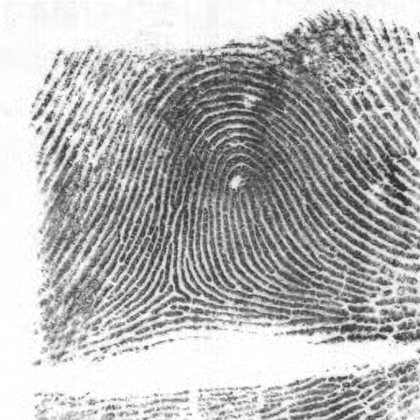
%> input picture SegmentationFinal/FingerPrintEnhancement/finger.png, 420 x 420 px, shrunk from 512 x 512 before the run
$ octave --eval "result = testfin;"   (GNU Octave 9; MATLAB toolbox functions it lacks are replaced by stand-ins)
%> lines starting %> are read from the running program, lines starting %| are printed output that depends on the picture; in (x1, y1, x2, y2) boxes, pixels count from 0 and x2, y2 are one past the last pixel; in counts of white or black regions, pixels touching at a corner belong together; the program's own positions count from 1
%> in testfin, im is the input picture: size 420x420 uint8; min 33, max 255, mean 180.7
### SegmentationFinal/FingerPrintEnhancement/normalise.m
% NORMALISE - Normalises image values to 0-1, or to desired mean and variance
%
% Usage:
%             n = normalise(im)
%
% Offsets and rescales image so that the minimum value is 0
% and the maximum value is 1.  Result is returned in n.  If the image is
% colour the image is converted to HSV and the value/intensity component
% is normalised to 0-1 before being converted back to RGB.
%
%
%             n = normalise(im, reqmean, reqvar)
%
% Arguments:  im      - A grey-level input image.
%             reqmean - The required mean value of the image.
%             reqvar  - The required variance of the image.
%
% Offsets and rescales image so that it has mean reqmean and variance
% reqvar.  Colour images cannot be normalised in this manner.

% Copyright (c) 1996-2005 Peter Kovesi
% School of Computer Science & Software Engineering
% The University of Western Australia
% http://www.csse.uwa.edu.au/
%
% Permission is hereby granted, free of charge, to any person obtaining a copy
% of this software and associated documentation files (the "Software"), to deal
% in the Software without restriction, subject to the following conditions:
%
% The above copyright notice and this permission notice shall be included in
% all copies or substantial portions of the Software.
%
% The Software is provided "as is", without warranty of any kind.

% January 2005 - modified to allow desired mean and variance


function n = normalise(im, reqmean, reqvar)
%> called with reqmean = 0, reqvar = 1

    if ~(nargin == 1 | nargin == 3)
       error('No of arguments must be 1 or 3');
    end

    if nargin == 1   % Normalise 0 - 1
	if ndims(im) == 3         % Assume colour image
	    hsv = rgb2hsv(im);
	    v = hsv(:,:,3);
	    v = v - min(v(:));    % Just normalise value component
	    v = v/max(v(:));
	    hsv(:,:,3) = v;
	    n = hsv2rgb(hsv);
	else                      % Assume greyscale
	    if ~isa(im,'double'), im = double(im); end
	    n = im - min(im(:));
	    n = n/max(n(:));
	end

    else  % Normalise to desired mean and variance

	if ndims(im) == 3         % colour image?
	    error('cannot normalise colour image to desired mean and variance');
	end

	if ~isa(im,'double'), im = double(im); end
	im = im - mean(im(:));
	im = im/std(im(:));      % Zero mean, unit std dev

	n = reqmean + im*sqrt(reqvar);
    end


### SegmentationFinal/FingerPrintEnhancement/ridgesegment.m
% RIDGESEGMENT - Normalises fingerprint image and segments ridge region
%
% Function identifies ridge regions of a fingerprint image and returns a
% mask identifying this region.  It also normalises the intesity values of
% the image so that the ridge regions have zero mean, unit standard
% deviation.
%
% This function breaks the image up into blocks of size blksze x blksze and
% evaluates the standard deviation in each region.  If the standard
% deviation is above the threshold it is deemed part of the fingerprint.
% Note that the image is normalised to have zero mean, unit standard
% deviation prior to performing this process so that the threshold you
% specify is relative to a unit standard deviation.
%
% Usage:   [normim, mask, maskind] = ridgesegment(im, blksze, thresh)
%
% Arguments:   im     - Fingerprint image to be segmented.
%              blksze - Block size over which the the standard
%                       deviation is determined (try a value of 16).
%              thresh - Threshold of standard deviation to decide if a
%                       block is a ridge region (Try a value 0.1 - 0.2)
%
% Returns:     normim - Image where the ridge regions are renormalised to
%                       have zero mean, unit standard deviation.
%              mask   - Mask indicating ridge-like regions of the image,
%                       0 for non ridge regions, 1 for ridge regions.
%              maskind - Vector of indices of locations within the mask.
%
% Suggested values for a 500dpi fingerprint image:
%
%   [normim, mask, maskind] = ridgesegment(im, 16, 0.1)
%
% See also: RIDGEORIENT, RIDGEFREQ, RIDGEFILTER

% Peter Kovesi
% School of Computer Science & Software Engineering
% The University of Western Australia
% pk at csse uwa edu au
% http://www.csse.uwa.edu.au/~pk
%
% January 2005


function [normim, mask, maskind] = ridgesegment(im, blksze, thresh)

    im = normalise(im,0,1);  % normalise to have zero mean, unit std dev

    fun = inline('std(x(:))*ones(size(x))');

    stddevim = blkproc(im, [blksze blksze], fun);

    mask = stddevim > thresh;
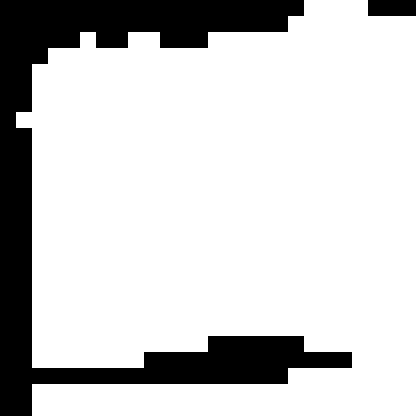
%> mask: size 420x420 logical; 81% white; 2 black regions, box (x1, y1, x2, y2) and area: (0, 0, 352, 416) 32768, (368, 0, 416, 16) 768
    maskind = find(mask);
%> maskind = 142864 values from 417 to 176400

    % Renormalise image so that the *ridge regions* have zero mean, unit
    % standard deviation.
    im = im - mean(im(maskind));
    normim = im/std(im(maskind));

### SegmentationFinal/FingerPrintEnhancement/ridgeorient.m
% RIDGEORIENT - Estimates the local orientation of ridges in a fingerprint
%
% Usage:  [orientim, reliability, coherence] = ridgeorientation(im, gradientsigma,...
%                                             blocksigma, ...
%                                             orientsmoothsigma)
%
% Arguments:  im                - A normalised input image.
%             gradientsigma     - Sigma of the derivative of Gaussian
%                                 used to compute image gradients.
%             blocksigma        - Sigma of the Gaussian weighting used to
%                                 sum the gradient moments.
%             orientsmoothsigma - Sigma of the Gaussian used to smooth
%                                 the final orientation vector field.
%                                 Optional: if ommitted it defaults to 0
%
% Returns:    orientim          - The orientation image in radians.
%                                 Orientation values are +ve clockwise
%                                 and give the direction *along* the
%                                 ridges.
%             reliability       - Measure of the reliability of the
%                                 orientation measure.  This is a value
%                                 between 0 and 1. I think a value above
%                                 about 0.5 can be considered 'reliable'.
%                                 reliability = 1 - Imin./(Imax+.001);
%             coherence         - A measure of the degree to which the local
%                                 area is oriented.
%                                 coherence = ((Imax-Imin)./(Imax+Imin)).^2;
%
% With a fingerprint image at a 'standard' resolution of 500dpi suggested
% parameter values might be:
%
%    [orientim, reliability] = ridgeorient(im, 1, 3, 3);
%
% See also: RIDGESEGMENT, RIDGEFREQ, RIDGEFILTER

% May 2003      Original version by Raymond Thai,
% January 2005  Reworked by Peter Kovesi
% October 2011  Added coherence computation and orientsmoothsigma made optional
%
% School of Computer Science & Software Engineering
% The University of Western Australia
% pk at csse uwa edu au
% http://www.csse.uwa.edu.au/~pk


function [orientim, reliability, coherence] = ...
             ridgeorient(im, gradientsigma, blocksigma, orientsmoothsigma)
%> called with gradientsigma = 1, blocksigma = 5, orientsmoothsigma = 5

    if ~exist('orientsmoothsigma', 'var'), orientsmoothsigma = 0; end
    [rows,cols] = size(im);

    % Calculate image gradients.
    sze = fix(6*gradientsigma);   if ~mod(sze,2); sze = sze+1; end
    f = fspecial('gaussian', sze, gradientsigma); % Generate Gaussian filter.
    [fx,fy] = gradient(f);                        % Gradient of Gausian.

    Gx = filter2(fx, im); % Gradient of the image in x
    Gy = filter2(fy, im); % ... and y

    % Estimate the local ridge orientation at each point by finding the
    % principal axis of variation in the image gradients.

    Gxx = Gx.^2;       % Covariance data for the image gradients
    Gxy = Gx.*Gy;
    Gyy = Gy.^2;

    % Now smooth the covariance data to perform a weighted summation of the
    % data.
    sze = fix(6*blocksigma);   if ~mod(sze,2); sze = sze+1; end
    f = fspecial('gaussian', sze, blocksigma);
    Gxx = filter2(f, Gxx);
    Gxy = 2*filter2(f, Gxy);
    Gyy = filter2(f, Gyy);

    % Analytic solution of principal direction
    denom = sqrt(Gxy.^2 + (Gxx - Gyy).^2) + eps;
    sin2theta = Gxy./denom;            % Sine and cosine of doubled angles
    cos2theta = (Gxx-Gyy)./denom;

    if orientsmoothsigma
        sze = fix(6*orientsmoothsigma);   if ~mod(sze,2); sze = sze+1; end
        f = fspecial('gaussian', sze, orientsmoothsigma);
        cos2theta = filter2(f, cos2theta); % Smoothed sine and cosine of
        sin2theta = filter2(f, sin2theta); % doubled angles
    end

    orientim = pi/2 + atan2(sin2theta,cos2theta)/2;
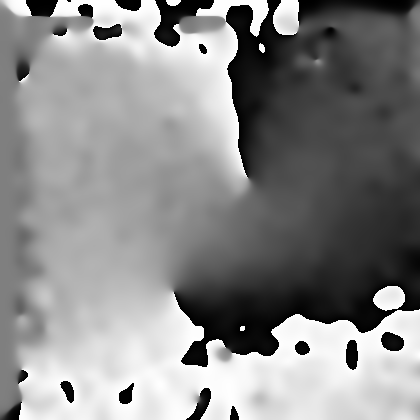
%> orientim: size 420x420 double; min 1.16e-07, max 3.14, mean 1.69; drawn with min black and max white

    % Calculate 'reliability' of orientation data.  Here we calculate the area
    % moment about the orientation axis found (this will be the minimum moment)
    % and an axis perpendicular (which will be the maximum moment).  The
    % reliability measure is given by 1.0-min_moment/max_moment.  The reasoning
    % being that if the ratio of the minimum to maximum moments is close to one
    % we have little orientation information.

    Imin = (Gyy+Gxx)/2 - (Gxx-Gyy).*cos2theta/2 - Gxy.*sin2theta/2;
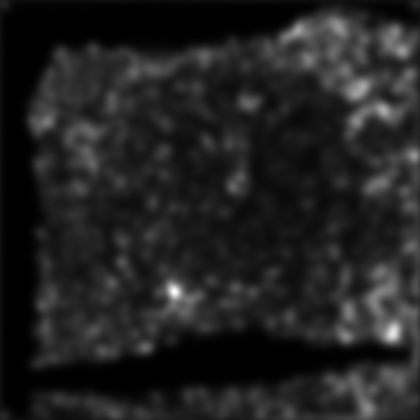
%> Imin: size 420x420 double; min 5.14e-06, max 0.12, mean 0.016; drawn with min black and max white
    Imax = Gyy+Gxx - Imin;
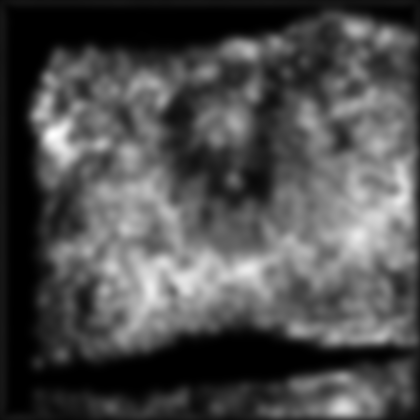
%> Imax: size 420x420 double; min 1.65e-05, max 0.278, mean 0.084; drawn with min black and max white

    reliability = 1 - Imin./(Imax+.001);
    coherence = ((Imax-Imin)./(Imax+Imin)).^2;
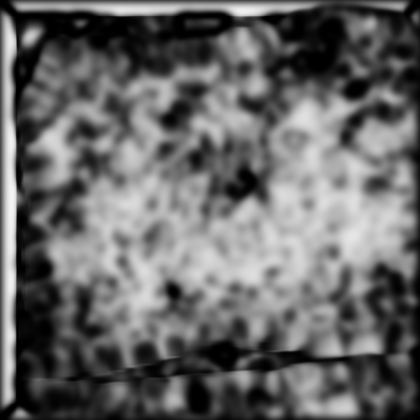
%> coherence: size 420x420 double; min 2.2e-10, max 0.959, mean 0.409

    % Finally mask reliability to exclude regions where the denominator
    % in the orientation calculation above was small.  Here I have set
    % the value to 0.001, adjust this if you feel the need
    reliability = reliability.*(denom>.001);
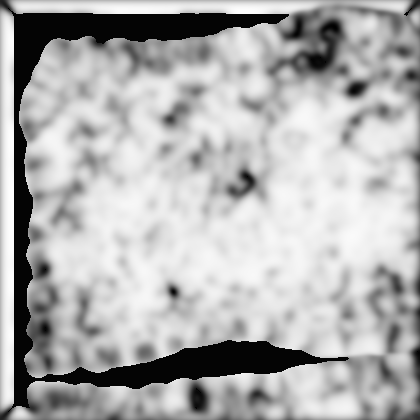
%> reliability: size 420x420 double; min -0.0173, max 0.993, mean 0.682; drawn with min black and max white

### SegmentationFinal/FingerPrintEnhancement/plotridgeorient.m
% PLOTRIDGEORIENT - plot of ridge orientation data
%
% Usage:   plotridgeorient(orient, spacing, im, figno)
%
%        orientim - Ridge orientation image (obtained from RIDGEORIENT)
%        spacing  - Sub-sampling interval to be used in ploting the
%                   orientation data the (Plotting every point is
%                   typically not feasible)
%        im       - Optional fingerprint image in which to overlay the
%                   orientation plot.
%        figno    - Optional figure number for plot
%
% A spacing of about 20 is recommended for a 500dpi fingerprint image
%
% See also: RIDGEORIENT, RIDGEFREQ, FREQEST, RIDGESEGMENT

% Peter Kovesi
% School of Computer Science & Software Engineering
% The University of Western Australia
% pk at csse uwa edu au
% http://www.csse.uwa.edu.au/~pk
%
% January 2005

function plotridgeorient(orient, spacing, im, figno)
%> called with spacing = 20, figno = 2

    if fix(spacing) ~= spacing
	error('spacing must be an integer');
    end

    [rows, cols] = size(orient);

    lw = 2;             % linewidth
    len = 0.8*spacing;  % length of orientation lines

    % Subsample the orientation data according to the specified spacing

    s_orient = orient(spacing:spacing:rows-spacing, ...
		      spacing:spacing:cols-spacing);

    xoff = len/2*cos(s_orient);
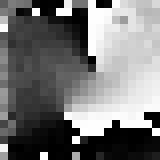
%> xoff: size 20x20 double (shown 8 times larger); min -8, max 8, mean -0.604; drawn with min black and max white
    yoff = len/2*sin(s_orient);

    if nargin >= 3     % Display fingerprint image
	if nargin == 4
	    show(im, figno); hold on
%> (the rest of the program and of its run is left out)
